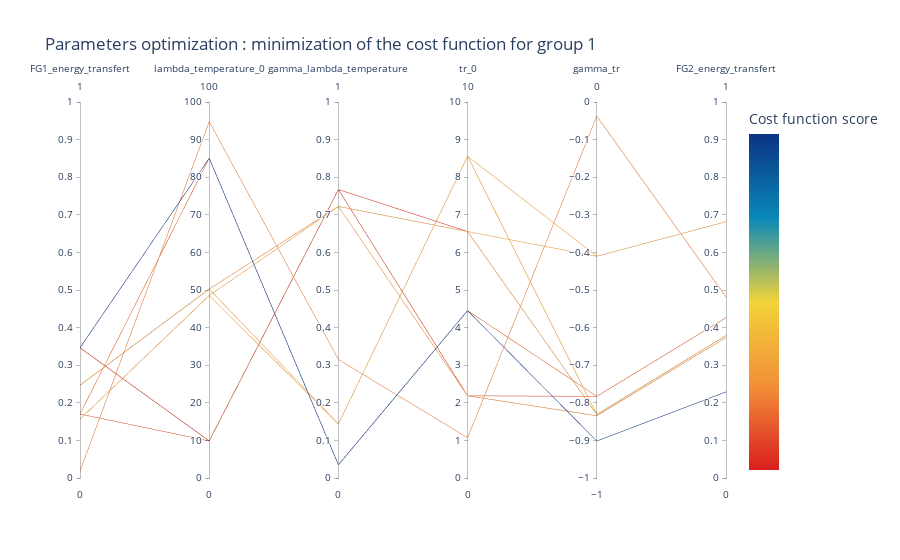

The code cell stored with this chart in its notebook:
### Code cell
viewer.parallel_coordinates()[0]

### Figure 1 — Plotly figure (JSON) as saved in the notebook; plotly's stock layout.template omitted (floating-point values rounded to 4 significant figures)
{"data": [{"dimensions": [{"label": "FG1_energy_transfert", "range": [0, 1], "values": [0.3463, 0.3463, 0.1701, 0.1701, 0.01809, 0.2467, 0.2467, 0.1566, 0.2467, 0.1566, 0.3463]}, {"label": "lambda_temperature_0", "range": [0, 100], "values": [9.852, 9.852, 9.852, 85.06, 94.77, 50.26, 50.26, 48.53, 50.26, 48.53, 85.06]}, {"label": "gamma_lambda_temperature", "range": [0, 1], "values": [0.7672, 0.7672, 0.7672, 0.03503, 0.3152, 0.7223, 0.7223, 0.7223, 0.1436, 0.1436, 0.03503]}, {"label": "tr_0", "range": [0, 10], "values": [2.186, 6.555, 2.186, 4.451, 1.071, 2.186, 6.555, 6.555, 8.558, 8.558, 4.451]}, {"label": "gamma_tr", "range": [-1, 0], "values": [-0.8344, -0.8311, -0.7828, -0.7828, -0.03777, -0.8344, -0.8311, -0.4103, -0.8311, -0.4103, -0.9017]}, {"label": "FG2_energy_transfert", "range": [0, 1], "values": [0.3736, 0.3791, 0.4263, 0.4263, 0.4815, 0.3736, 0.3791, 0.6817, 0.3791, 0.6817, 0.2291]}], "line": {"color": [[0.3871], [0.3907], [0.3989], [0.4038], [0.409], [0.4132], [0.4164], [0.4182], [0.4198], [0.4211], [0.4965]], "colorbar": {"tickmode": "array", "ticktext": [[-0.4965], [-0.3871]], "tickvals": [[0.4965], [0.3871]], "title": {"text": "Cost function score"}}, "colorscale": [[0, "rgb(12,51,131)"], [0.25, "rgb(10,136,186)"], [0.5, "rgb(242,211,56)"], [0.75, "rgb(242,143,56)"], [1, "rgb(217,30,30)"]], "reversescale": true, "showscale": true}, "type": "parcoords", "unselected": {"line": {"opacity": 0.2}}}], "layout": {"coloraxis": {"colorbar": {"title": {"text": "Cost function score"}}}, "title": {"text": "Parameters optimization : minimization of the cost function for group 1"}}}
